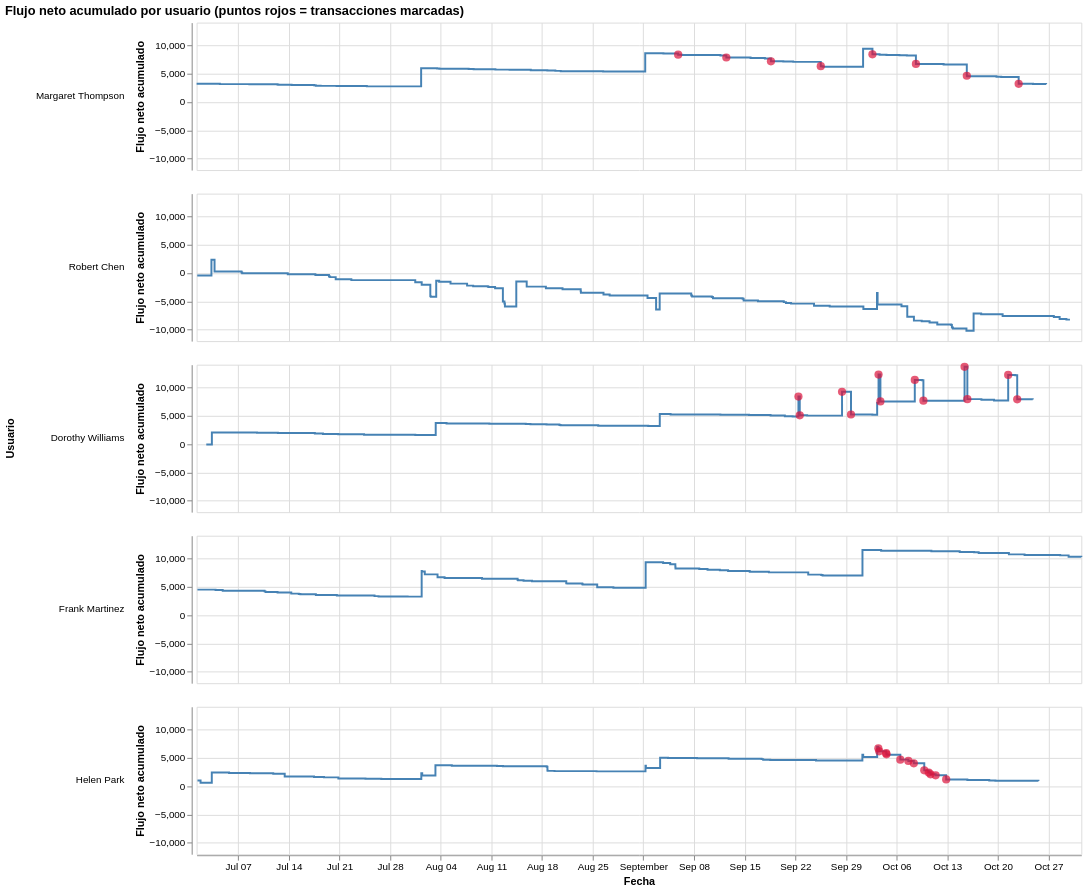

Source (notebook cell):
### Markdown cell above
## 16. Cumulative net flow over time

**What I'm doing:** sorting transactions by date and accumulating `signed_amount` for each user. Flagged transactions are marked with red dots.

**Why:** it shows how the "balance" evolves over time and when the alerts happen. A user with a stable routine goes up with each pension and down slowly with expenses; sudden jumps or trend changes deserve a review.

**Heads-up:** the data does not include the account balance, so this is the net flow *since the start of the period*, not the real balance.

### Code cell
df_flujo = df_full.sort_values(["user_id", "date"]).copy()
df_flujo["flujo_acumulado"] = df_flujo.groupby("user_id")["signed_amount"].cumsum()

linea = (
    alt.Chart(df_flujo)
    .mark_line(interpolate="step-after", color="steelblue")
    .encode(
        x=alt.X("date:T", title="Fecha"),
        y=alt.Y("flujo_acumulado:Q", title="Flujo neto acumulado")
    )
)

marcadas = (
    alt.Chart(df_flujo)
    .mark_circle(color="crimson", size=70)
    .transform_filter("datum.is_flagged")
    .encode(
        x="date:T",
        y="flujo_acumulado:Q",
        tooltip=[
            alt.Tooltip("name:N", title="Usuario"),
            alt.Tooltip("date:T", title="Fecha"),
            alt.Tooltip("amount:Q", title="Monto", format=",.2f"),
            alt.Tooltip("type:N", title="Tipo"),
            alt.Tooltip("alert_type:N", title="Tipo de alerta"),
            alt.Tooltip("raw_description:N", title="Descripción")
        ]
    )
)

chart = (
    (linea + marcadas)
    .properties(width=900, height=150)
    .facet(
        row=alt.Row(
            "name:N",
            title="Usuario",
            sort=USUARIOS,
            header=alt.Header(labelAngle=0, labelAlign="left")
        )
    )
    .properties(title="Flujo neto acumulado por usuario (puntos rojos = transacciones marcadas)")
)

chart

### Figure 1 — Vega-Lite specification as saved in the notebook (floating-point values rounded to 4 significant figures; data arrays with more than 128 entries replaced by an {"elided": "..."} marker saying what was removed)
{"config": {"view": {"continuousWidth": 300, "continuousHeight": 300}}, "data": {"name": "data-8cd962dce1d54943c15344f9c5f1a80a"}, "facet": {"row": {"field": "name", "header": {"labelAlign": "left", "labelAngle": 0}, "sort": ["Margaret Thompson", "Robert Chen", "Dorothy Williams", "Frank Martinez", "Helen Park"], "title": "Usuario", "type": "nominal"}}, "spec": {"layer": [{"mark": {"type": "line", "color": "steelblue", "interpolate": "step-after"}, "encoding": {"x": {"field": "date", "title": "Fecha", "type": "temporal"}, "y": {"field": "flujo_acumulado", "title": "Flujo neto acumulado", "type": "quantitative"}}}, {"mark": {"type": "circle", "color": "crimson", "size": 70}, "encoding": {"tooltip": [{"field": "name", "title": "Usuario", "type": "nominal"}, {"field": "date", "title": "Fecha", "type": "temporal"}, {"field": "amount", "format": ",.2f", "title": "Monto", "type": "quantitative"}, {"field": "type", "title": "Tipo", "type": "nominal"}, {"field": "alert_type", "title": "Tipo de alerta", "type": "nominal"}, {"field": "raw_description", "title": "Descripción", "type": "nominal"}], "x": {"field": "date", "type": "temporal"}, "y": {"field": "flujo_acumulado", "type": "quantitative"}}, "transform": [{"filter": "datum.is_flagged"}]}], "height": 150, "width": 900}, "title": "Flujo neto acumulado por usuario (puntos rojos = transacciones marcadas)", "$schema": "https://vega.github.io/schema/vega-lite/v6.4.1.json", "datasets": {"data-8cd962dce1d54943c15344f9c5f1a80a": {"elided": "291 records"}}}
